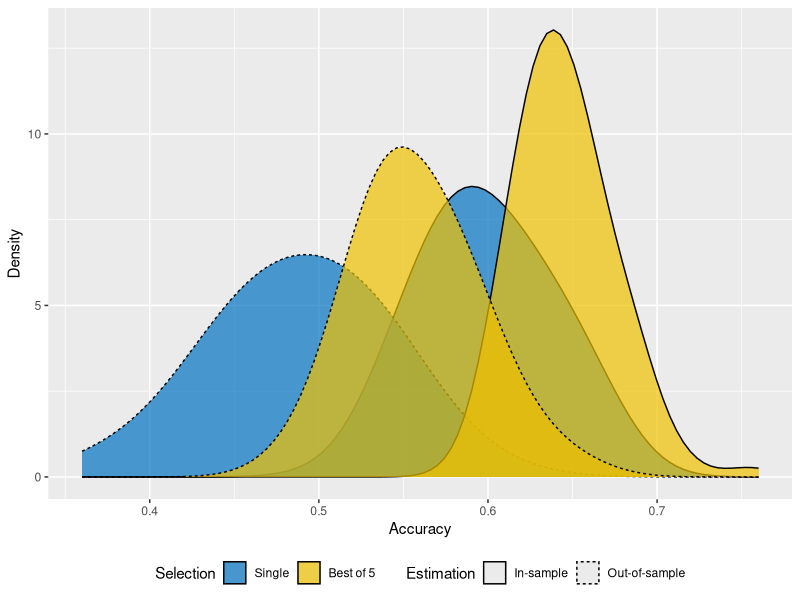

Write the R code that produced this figure.
set.seed(123)

library(ggplot2)

if (!exists("mytheme")) {
  mytheme <- geom_blank()
}

sim <- function(N=100,p=5) {
  
  X <- matrix(rnorm(N*p),nrow=N)
  Xnew <- matrix(rnorm(N*p),nrow=N)
  y <- sample( c(0,1),size=N,replace=TRUE)
  ynew <- sample( c(0,1),size=N,replace=TRUE)
 # y<-factor(y)
  dat <- data.frame(cbind(y=y,X))
  datnew<-data.frame(Xnew)
  names(datnew) <- names(dat)[-1]
  model <- MASS::lda(y~., data=dat)
  acc.in<-mean(predict(model)$class==y)
  acc.out<-mean(predict(model,newdata=datnew)$class==ynew)
  
  return(list(acc.in, acc.out))
}

msim <- function() {
  dd<-replicate(sim(),n=5)
  apply(dd,1,function(x){max(unlist(x))})
}

n.rep=200

dist.naive <- replicate(sim(),n = n.rep)
dist.max <- replicate(msim(),n=n.rep)


df <- data.frame(x=c(unlist(dist.naive[1,]), # in-sample
                     unlist(dist.naive[2,]), # out-sample
                     unlist(dist.max[1,]), # in-sample
                     unlist(dist.max[2,])), # out-sample
                 holdout=rep(c(1,2),each=n.rep),
                 type=rep(c(1,2),each=2*n.rep),
                 grp=rep(c(1,2,3,4),each=n.rep))

df$type <- factor(df$type)
df$grp <- factor(df$grp)
df$Estimation<-factor(df$holdout,labels = c("In-sample","Out-of-sample"))
df$Selection<-factor(df$type,labels = c("Single","Best of 5"))

pl <- ggplot(data=df,aes(x=x,fill=grp,group=grp))+
  geom_density(alpha=.7,n=100,adjust=2)+#+geom_histogram()
  xlab("Accuracy")+ylab("Density")+ mytheme

library(viridis)
library(ggsci)

pl <- ggplot(data=df,aes(x=x,fill=Selection,group=grp,linetype=Estimation))+
  geom_density(alpha=.7,n=100,adjust=2)+#+geom_histogram()
  xlab("Accuracy")+ylab("Density")+ mytheme+
  #scale_fill_viridis(discrete = TRUE, option="D")
  scale_fill_jco()+theme(legend.position="bottom")
(pl)
